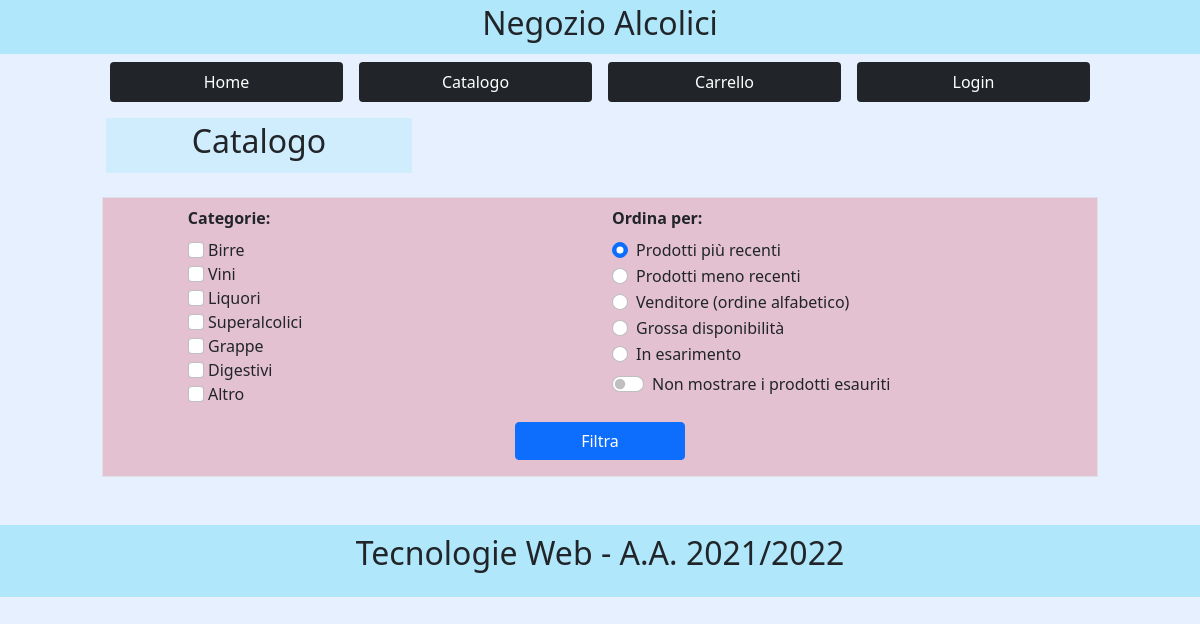
/catalogo.php, run on the app's committed database.
### tables this page shows
CREATE TABLE `categoria` (
  `ID` int(11) NOT NULL,
  `nome` varchar(20) NOT NULL
);

### catalogo.php (called while the page is built)
<?php
    require_once 'bootstrap.php';
    $templateParams["titolo"] = "Catalogo - Negozio Alcolici";
    $templateParams["nome"] = "sfoglia-catalogo.php";
    $templateParams["prodottiRecenti"] = $dbh->getLatestProducts();
    $templateParams["prodottiCasuali"] = $dbh->getRandomProducts(2);
    $templateParams["categorie"] = $dbh->getCategories();
    require 'template/sfoglia-catalogo.php';
?>

### utils/functions.php (called while the page is built, shortened)
<?php
function isUserLoggedIn(){
    return !empty($_SESSION['email']);
}
function buttonText() {
    if($_SESSION["rank"] == "venditore") {
        return "Amministrazione";
    }
    else return "Carrello";
}
function buttonLink() {
    if($_SESSION["rank"] == "venditore") {
        return "amministrazione.php";
    }
    else return "carrello.php";
}
function buttonLoginText() {
    return isUserLoggedIn() ? "Profilo" : "Login";
}
function buttonLoginLink() {
    return isUserLoggedIn() ? "profilo.php" : "login.php";
}
?>

### db/database.php (called while the page is built, shortened)
<?php
    class DatabaseHelper {
        private $db;
        public function __construct($servername, $username, $password, $dbname, $port){
            $this->db = new mysqli($servername, $username, $password, $dbname, $port);
        }
        public function getLatestProducts() {
            $stmt = $this->db->prepare("SELECT prodotto.ID as IDprodotto, prodotto.nome as nomeProdotto, nomeImmagine, testoMedio, dataInserimento, venditore.nome as nomeVenditore, venditore.cognome as cognomeVenditore
                                        FROM prodotto, venditore
                                        WHERE venditore.ID = prodotto.ID_venditore
                                        ORDER BY prodotto.dataInserimento DESC");
            $stmt->execute();
            $result = $stmt->get_result();
            return $result->fetch_all(MYSQLI_ASSOC);
        }
        public function getRandomProducts($n) {
            $stmt = $this->db->prepare("SELECT nomeImmagine, nome, testoBreve, ID
                                        FROM prodotto
                                        ORDER BY RAND()
                                        LIMIT ?");
            $stmt->bind_param("i", $n);
            $stmt->execute();
            $result = $stmt->get_result();
            return $result->fetch_all(MYSQLI_ASSOC);
        }
        public function getCategories() {
            $stmt = $this->db->prepare("SELECT ID, nome
                                        FROM categoria");
            $stmt->execute();
            $result = $stmt->get_result();
            return $result->fetch_all(MYSQLI_ASSOC);
        }
    }
?>

### bootstrap.php (called while the page is built, shortened)
<?php
    require_once("db/database.php");
    require_once("utils/functions.php");
    $dbh = new DatabaseHelper("localhost", "root", "", "negozio_alcolici_tw", 3306);
?>

### template/sfoglia-catalogo.php (the view, shortened to what this page needs)
<!DOCTYPE html>
<html lang="it">
<head>
    <link href="https://cdn.jsdelivr.net/npm/bootstrap@5.1.3/dist/css/bootstrap.min.css" rel="stylesheet">
    <link rel="stylesheet" href="./css/style.css" >
</head>
<body class="bg-primary bg-opacity-10">
<div class="container-fluid p-0 overflow-hidden">
    <div class="row">
        <div class="col-12">
            <header class="py-1 text-dark bg-info bg-opacity-25">
                <h1 class="text-center">Negozio Alcolici</h1>
            </header>
        </div>
    </div>
    <div class="row">
        <div class="col-md-1"></div>
        <div class="col-12 col-md-10">
            <ul class="nav nav-pills">
                <li class="nav-item col-6 col-md-3">
                    <a class="nav-link mt-2 mx-2 text-center text-white bg-dark" href="index.php">Home</a>
                </li>
                <li class="nav-item col-6 col-md-3">
                    <a class="nav-link mt-2 mx-2 text-center text-white bg-dark" href="catalogo.php">Catalogo</a>
                </li>
                <li class="nav-item col-6 col-md-3">
                    <a class="nav-link mt-2 mx-2 text-center text-white bg-dark" href="<?php echo buttonLink();?>"><?php echo buttonText();?></a>
                </li>
                <li class="nav-item col-6 col-md-3">
                    <a class="nav-link mt-2 mx-2 text-center text-white bg-dark" href="<?php echo buttonLoginLink();?>"><?php echo buttonLoginText();?></a>
                </li>
            </ul>
        </div>
        <div class="col-md-1"></div>
    </div>
        <div class="row">
            <div class="col-md-1"></div>
            <div class="col-12 col-md-3 mx-3 mt-3 py-1 text-dark bg-info bg-opacity-10">
                    <h2 class="text-center">Catalogo</h2>
            </div>
        </div>
        <div class="row">
            <div class="col-md-1"></div>
            <div class="col-12 col-md-10">
                <form action="catalogo-filtrato.php" method="GET">
                    <fieldset class="bg-danger bg-opacity-25 border my-4">
                        <div class="row">
                            <div class="col-md-1"></div>
                            <div class="container col-5 col-md-5">
                                <label class="form-label my-2">Categorie:</label>
                                <?php foreach($templateParams["categorie"] as $categoria):?>
                                    <input class="form-check-input" type="checkbox" id="cat-<?php echo $categoria["nome"];?>" name="<?php echo $categoria["nome"];?>" value="yes"/>
                                    <label class="form-check-label" for="cat-<?php echo $categoria["nome"];?>"><?php echo $categoria["nome"];?></label>
                                <?php endforeach;?>
                            </div>
                            <div class="container col-5 col-md-5 form-group">
                                <label class="my-2">Ordina per:</label>
                                <div class="form-check">
                                    <input type="radio" class="form-check-input" id="radio1" name="filtro" value="piurecenti" checked>
                                    <label class="form-check-label" for="radio1">Prodotti più recenti</label>
                                </div>
                                <div class="form-check">
                                    <input type="radio" class="form-check-input" id="radio2" name="filtro" value="menorecenti">
                                    <label class="form-check-label" for="radio1">Prodotti meno recenti</label>
                                </div>
                                <div class="form-check">
                                    <input type="radio" class="form-check-input" id="radio3" name="filtro" value="alfabetico">
                                    <label class="form-check-label" for="radio1">Venditore (ordine alfabetico)</label>
                                </div>
                                <div class="form-check">
                                    <input type="radio" class="form-check-input" id="radio4" name="filtro" value="moltidisponibili">
                                    <label class="form-check-label" for="radio1">Grossa disponibilità</label>
                                </div>
                                <div class="form-check">
                                    <input type="radio" class="form-check-input" id="radio5" name="filtro" value="pochidisponibili">
                                    <label class="form-check-label" for="radio1">In esarimento</label>
                                </div>
                                <div class="form-check form-switch">
                                    <input class="form-check-input my-2" type="checkbox" id="switchEsauriti" name="esauriti" value="yes">
                                    <label class="form-check-label my-1" for="switchEsauriti">Non mostrare i prodotti esauriti</label>
                                </div>
                            </div>
                            <div class="col-md-1"></div>
                        </div>
                        <div class="row">
                            <div class="col-4 col-md-5"></div>
                            <button type="submit" class="btn btn-primary col-4 col-md-2 my-3">Filtra</button>
                            <div class="col-4 col-md-5"></div>
                        </div>
                    </fieldset>
                </form>
            </div>
            <div class="col-md-1"></div>
        </div>
        <div class="row">
            <div class="col-12">
                    <footer class="mt-4 py-1 text-dark bg-info bg-opacity-25">
                        <p class="text-center">Tecnologie Web - A.A. 2021/2022</p>
                    </footer>
            </div>
        </div>
</div>
</body>
</html>

### css/style.css (style rules this page uses)
header > h1, footer > p { font-size: xx-large; }
a { text-decoration: none !important; }
form > ul, div > ul { list-style-type: none; margin: 0; padding: 0; }
label:first-child, fieldset > label, li#stato-prodotto { font-weight: bolder; }

### data on the page
categoria: nome "Birre"
categoria: nome "Vini"
categoria: nome "Liquori"
categoria: nome "Superalcolici"
categoria: nome "Grappe"
categoria: nome "Digestivi"
categoria: nome "Altro"

### other printed values
buttonText() "Carrello"
buttonLoginText() "Login"
